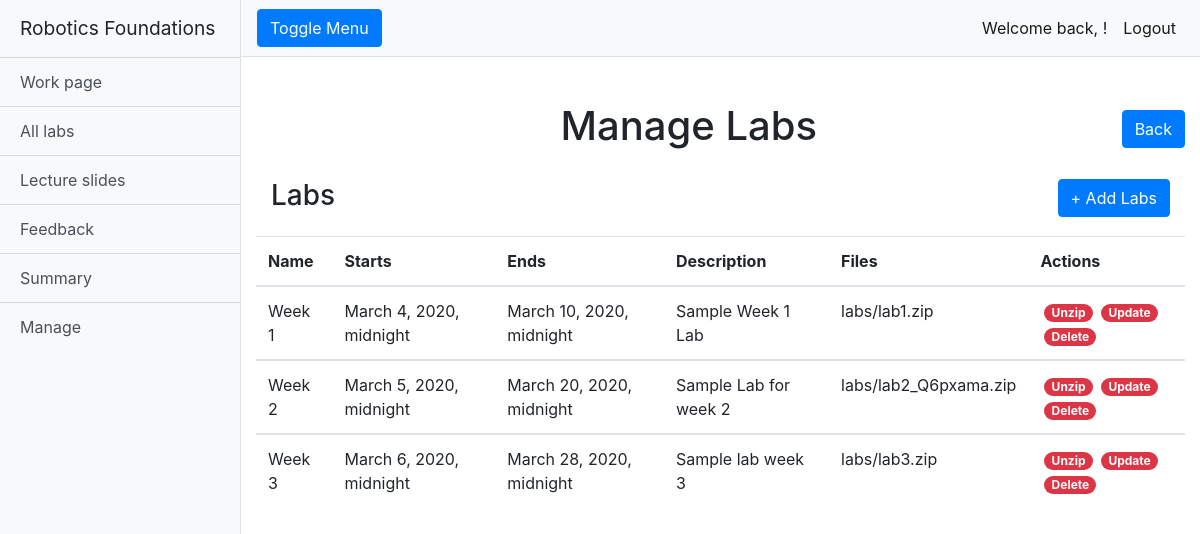
Before: /rfwa/manage_labs/ (signed in) with the older database file.
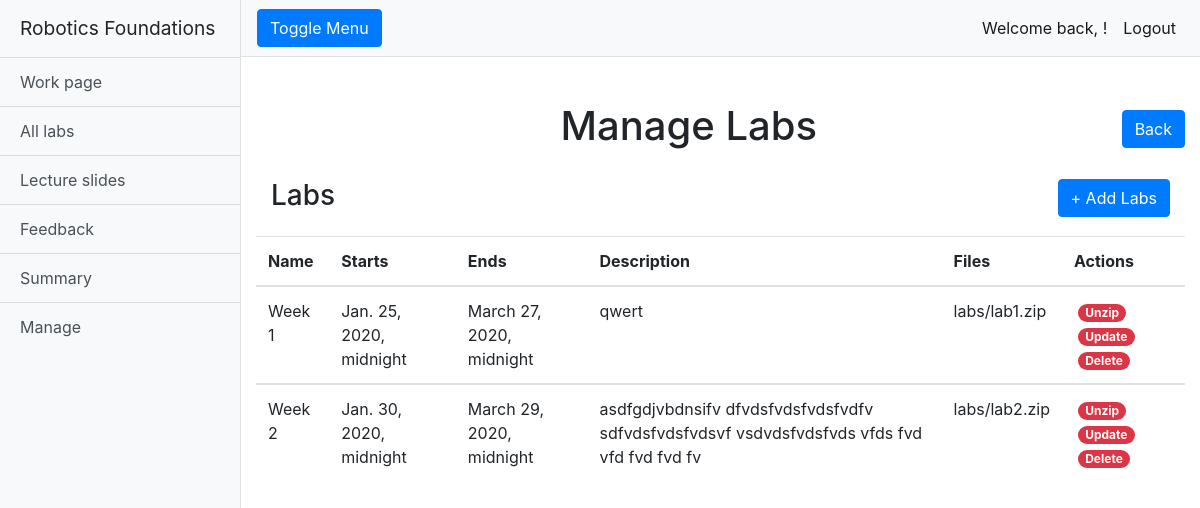
After: the same page with the newer database file.
### rfwa/models.py (models this page shows, shortened)
class Lab(models.Model):
    name = models.CharField(max_length=128)
    description = models.TextField(max_length=2048)
    open_Date = models.DateTimeField()
    close_Date = models.DateTimeField()
    lab_Files = models.FileField(upload_to='labs/')
    slug = models.SlugField(primary_key=True, blank=True)

### rfwa/views.py (the view)
# urls.py: path("manage_labs/", views.manage_labs, name="manage_labs"),
@login_required
def manage_labs(request):
    if request.user.is_superuser:
        labs = Lab.objects.order_by('open_Date')
    return render(request, "rfwa/manage_labs.html", {'labs': labs})

### templates/rfwa/manage_labs.html
{% extends "rfwa/base.html" %}
{% load static %}
{% block extra_head %}
<link href="{% static 'css/manage_page.css' %}" rel="stylesheet">
{% endblock %}
{% block body_block %}
{% if user.is_superuser %}
<div class="container-fluid">
    <div class="row">
        <h1 class="col-12 text-center mt-4">Manage Labs <a class="rightside" href="/rfwa/manage/"><button type="button"
                    class="btn btn-primary">Back</button></a></h1>
    </div>
    <div class="table-group">
        <div class="title-group">
            <h1 class="col-12 text-left table-header">Labs
                <a class="rightside" href="{% url 'add_lab'%}"><button type="button" class="btn btn-primary">+ Add
                        Labs</button></a>
            </h1>
        </div>
        <table class="table table-hover">
            {% if labs %}
            <thead>
                <tr>
                    <th scope="col">Name</th>
                    <th scope="col">Starts</th>
                    <th scope="col">Ends</th>
                    <th scope="col">Description</th>
                    <th scope="col">Files</th>
                    <th scope="col">Actions</th>
                </tr>
            </thead>
            {% for lab in labs %}
            <tbody>
                <tr>
                    <td>{{lab.name}}</td>
                    <td>{{lab.open_Date}}</td>
                    <td>{{lab.close_Date}}</td>
                    <td>{{lab.description}}</td>
                    <td>{{lab.lab_Files}}</td>
                    <td>
                        <a class="btn-link text-white badge badge-danger badge-pill ml-1"
                            href="{% url  'unzip_lab' lab.slug %}"
                            onclick="return confirm('Are you sure you wish to unzip {{ lab.name }}?')">Unzip</a>
                        <a class="btn-link text-white badge badge-danger badge-pill ml-1"
                            href="{% url  'update_lab' lab.slug %}"
                            onclick="return confirm('Do you sure you wish to update {{ lab.name }}?')">Update</a>
                        <a class="btn-link text-white badge badge-danger badge-pill ml-1"
                            href="{% url  'delete_lab' lab.slug %}"
                            onclick="return confirm('Are you sure you wish to delete {{ lab.name }}?')">Delete</a>
                    </td>
                </tr>
            </tbody>
            {% endfor %}
            {% else %}
            <h3 class="text-center mt-3">There are no labs uploaded.</h3>
            {% endif %}
        </table>
    </div>
</div>
{% endif %}
{% endblock %}

### templates/rfwa/base.html (shortened to what this page needs)
<!DOCTYPE html>
{% load staticfiles %}
<html lang="en">
<head>
    <link href="{% static 'vendor/bootstrap/css/bootstrap.min.css' %}" rel="stylesheet">
    <link href="{% static 'css/simple-sidebar.css' %}" rel="stylesheet">
    <link href="{% static 'css/override.css' %}" rel="stylesheet">
    {% block extra_head %}
    {% endblock %}
</head>
<body>
    {% if user.is_authenticated %}
    <div class="d-flex" id="wrapper">
        <div class="bg-light border-right" id="sidebar-wrapper">
            <div class="sidebar-heading" onclick="location.href='/rfwa/home/'" style="cursor: pointer">
                Robotics Foundations
            </div>
            <div class="list-group list-group-flush">
                <a href="/rfwa/workspace/" class="list-group-item list-group-item-action bg-light">Work page</a>
                <a href="/rfwa/alllabs/" class="list-group-item list-group-item-action bg-light">All labs</a>
                <a href="/rfwa/lectureslides/" class="list-group-item list-group-item-action bg-light">Lecture
                    slides</a>
                <a href="/rfwa/feedback/" class="list-group-item list-group-item-action bg-light">Feedback</a>
                <a href="{% url  'summary' user.username %}" class="list-group-item list-group-item-action bg-light">Summary</a>
                {% if user.is_superuser %}
                <a href="/rfwa/manage/" class="list-group-item list-group-item-action bg-light">Manage</a>
                {% endif %}
            </div>
        </div>
        <div id="page-content-wrapper">
            <nav class="navbar navbar-expand-lg navbar-light bg-light border-bottom">
                <button class="btn btn-primary" id="menu-toggle">Toggle Menu</button>
                <div class="collapse navbar-collapse" id="navbarSupportedContent">
                    <ul class="navbar-nav ml-auto mt-2 mt-lg-0">
                        <li class="nav-item active">
                            <a class="nav-link"> Welcome back, {{ user.first_name }}! </a>
                        </li>
                        <li class="nav-item active">
                            <a class="nav-link" href="{% url 'logout' %}">Logout</a>
                        </li>
                    </ul>
                </div>
            </nav>
            {% block body_block %}
            {% endblock %}
        </div>
    </div>
    {% else %}
    <meta http-equiv='refresh' content="0; URL={% url 'login' %}">
    {% endif %}
</body>
</html>

### static/css/simple-sidebar.css (style rules this page uses)
body { overflow-x: hidden; }
#sidebar-wrapper { min-height: 100vh; margin-left: -15rem; -webkit-transition: margin .25s ease-out; -moz-transition: margin .25s ease-out; -o-transition: margin .25s ease-out; transition: margin .25s ease-out; }
#sidebar-wrapper .sidebar-heading { padding: 0.875rem 1.25rem; font-size: 1.2rem; }
#sidebar-wrapper .list-group { width: 15rem; }
#page-content-wrapper { min-width: 100vw; }
@media (min-width: 768px) { #sidebar-wrapper { margin-left: 0; } }
@media (min-width: 768px) { #page-content-wrapper { min-width: 0; width: 100%; } }

### static/css/override.css (style rules this page uses)
.mt-4 { text-align: center; vertical-align: middle; line-height: 90px; }

### static/css/manage_page.css (style rules this page uses)
.title-group { padding-bottom: 15px; }
.table-header { font-size: 1.75rem; }
.rightside { float: right; }

Changed rows visible on the page:
removed Lab: name "Week 3", open_Date "March 6, 2020, midnight", close_Date "March 28, 2020, midnight", description "Sample lab week 3", lab_Files "labs/lab3.zip"
changed Lab "Week 1": open_Date "March 4, 2020, midnight" → "Jan. 25, 2020, midnight"; close_Date "March 10, 2020, midnight" → "March 27, 2020, midnight"; description "Sample Week 1 Lab" → "qwert"
changed Lab "Week 2": open_Date "March 5, 2020, midnight" → "Jan. 30, 2020, midnight"; close_Date "March 20, 2020, midnight" → "March 29, 2020, midnight"; description "Sample Lab for week 2" → "asdfgdjvbdnsifv dfvdsfvdsfvdsfvdfv sdfvdsfvdsfvdsvf vsdvdsfvdsfvds vfds fvd vfd fvd fvd fv"; lab_Files "labs/lab2_Q6pxama.zip" → "labs/lab2.zip"
